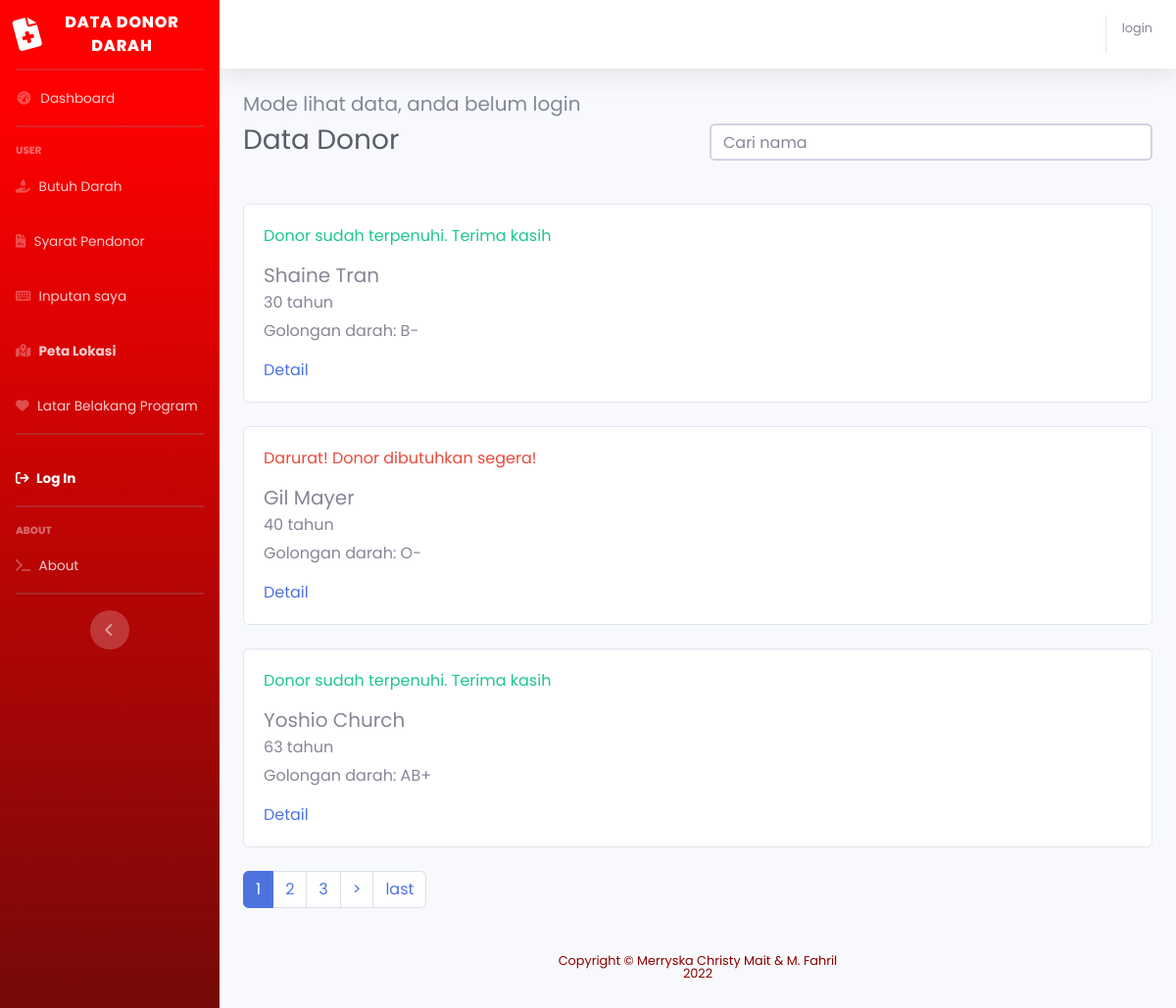
The app's page /index.php/user with its own data.
### tables this page shows
CREATE TABLE `didonor` (
  `id` int(11) NOT NULL,
  `id_account` int(11) DEFAULT NULL,
  `nama` varchar(100) DEFAULT NULL,
  `alamat` varchar(128) DEFAULT NULL,
  `umur` int(3) DEFAULT NULL,
  `goldar` varchar(5) DEFAULT NULL,
  `banyak_kantong` int(11) NOT NULL,
  `urgent` int(11) DEFAULT NULL,
  `done` int(11) NOT NULL,
  `waktu` varchar(128) NOT NULL
);

### index.php (called while the page is built, shortened)
<?php
require_once BASEPATH.'core/CodeIgniter.php';

### application/models/Authen.php (called while the page is built, shortened)
<?php
class Authen extends CI_Model
{
    public function getTheDonor($limit, $start)
    {
        $query = $this->db->get('didonor', $limit, $start)->result_array();
        return $query;
    }
}

### application/views/user/index.php (the view, shortened to what this page needs)
<?php $this->load->view('template/header');
$this->load->view('template/topbar_sidebar');
?>
<div class="container-fluid">
    <?php if (
        $this->session->userdata('email') == ''
    ) {
    ?>
        <h5>Mode lihat data, anda belum login</h5>
    <?php
    }
    ?>
    <form action="<?= base_url('user/index') ?>" method="get">
        <div class="row">
            <div class="col-lg-4">
                <h1 class="h3 mb-4 text-gray-800">Data Donor</h1>
            </div>
            <div class="col-lg-2">
            </div>
            <div class="col-lg-6">
                <div class="search-bar">
                    <form class="d-lg-flex">
                        <input class="form-control border-2 col" type="text" name="cari_data" id="cari_data" placeholder="Cari nama">
                    </form>
                </div>
            </div>
        </div>
    </form><br>
    <?php
    foreach ((!empty($_GET['cari_data']) ? $hasil : $donor) as $didonor) {
    ?>
        <div class="card">
            <div class="card-body">
                <?php if ($didonor['urgent'] == '1') {
                    if ($didonor['done'] == '1') { ?>
                        <p class="text-success">Donor sudah terpenuhi. Terima kasih</p>
                    <?php } else { ?>
                        <p class="text-danger">Darurat! Donor dibutuhkan segera!</p>
                    <?php }
                } else {
                    if ($didonor['done'] == '1') { ?>
                        <p class="text-success">Donor sudah terpenuhi. Terima kasih</p>
                <?php }
                } ?>
                <h5 class="card-title"><?= $didonor['nama'] ?></h5>
                <h6 class="card-subtitle mb-2 text-muted"><?= $didonor['umur'] . ' tahun' ?></h6>
                <p class="card-text"><?= "Golongan darah: " . $didonor['goldar'] ?></p>
                <a href="<?= base_url('user/detail/' . $didonor['id']) ?>" class="card-link">Detail</a><br>
            </div>
        </div> <br>
    <?php $no = $no + 1;
    } ?><center><?php
                if (!isset($hasil)) {
                    echo $this->pagination->create_links();
                } ?></center>
</div>
</div>
<?php $this->load->view('template/footer_side');
?>

### application/controllers/User.php (shortened to what this page needs)
<?php
class User extends CI_Controller
{
    public function __construct()
    {
        $this->load->model('Authen');
    }
    public function index()
    {
        $data['user'] = $this->Authen->login(
            $this->session->userdata('email')
        );
        $this->load->library('pagination');
        $config['per_page'] = 3;
        $config['full_tag_open'] = '
            <ul class="pagination">';
        $config['full_tag_close'] = '  </ul>';
        $config['last_tag_open'] = '<li class="page-item">';
        $config['last_tag_close'] = '</li>';
        $config['cur_tag_open'] = '<li class="page-item active"><a class="page-link">';
        $config['cur_tag_close'] = '</a></li>';
        $config['num_tag_open'] = '<li class="page-item">';
        $config['num_tag_close'] = '</li>';
        $data['start'] = $this->uri->segment(3);
        $data['donor'] = $this->Authen->getTheDonor($config['per_page'], $data['start']);
        $data['title'] = 'Input data penerima donor';
        $this->load->view('user/index', $data);
    }
}

### application/views/template/header.php (shortened to what this page needs)
<!DOCTYPE html>
<html lang="en">
<head>
    <link href="<?=base_url();?>asset/ui/vendor/fontawesome/css/all.min.css" rel="stylesheet" type="text/css">
    <link href="https://cdn.jsdelivr.net/npm/bootstrap@5.1.3/dist/css/bootstrap.min.css" rel="stylesheet">
    <link href="<?=base_url();?>asset/ui/css/sb-admin-2.css" rel="stylesheet">
</head>
<body id="page-top">

### application/views/template/topbar_sidebar.php (shortened to what this page needs)
<div id="wrapper">
    <ul class="navbar-nav bg-gradient-primary sidebar sidebar-dark accordion" id="accordionSidebar">
        <a class="sidebar-brand d-flex align-items-center justify-content-center" href="<?=
                                                                                        $this->session->userdata('role_id') == 1 ? base_url('admin/index') : base_url('user/index');
                                                                                        ?>">
            <div class="sidebar-brand-icon rotate-n-15">
                <i class="fa-solid fa-file-medical"></i>
            </div>
            <div class="judul sidebar-brand-text mx-3">Data Donor Darah</div>
        </a>
        <hr class="sidebar-divider my-0">
        <li class="nav-item">
            <a class="nav-link" href="<?=
                                        $this->session->userdata('role_id') == 1 ? base_url('admin/index') : base_url('user/index');
                                        ?>">
                <i class="fas fa-fw fa-tachometer-alt"></i>
                <span>Dashboard</span></a>
        </li>
        <hr class="sidebar-divider">
        <?php if (
            $this->session->userdata('role_id') == 2
        ) { ?>
            <div class="sidebar-heading">
                User
            </div>
            <li class="nav-item">
                <a class="nav-link collapsed" href="<?= base_url('user/butuh_darah') ?>" aria-expanded="true" aria-controls="collapseTwo">
                    <i class="fa-solid fa-hand-holding-droplet"></i>
                    <span>Butuh Darah</span>
                </a>
            </li>
        <?php } else if (
            $this->session->userdata('role_id') == null
        ) { ?>
            <div class="sidebar-heading">
                User
            </div>
            <li class="nav-item">
                <a class="nav-link collapsed" href="<?= base_url('user/butuh_darah') ?>" aria-expanded="true" aria-controls="collapseTwo">
                    <i class="fa-solid fa-hand-holding-droplet"></i>
                    <span>Butuh Darah</span>
                </a>
            </li>
        <?php } ?>
        <li class="nav-item">
            <a class="nav-link collapsed" href="<?= base_url('user/syarat_donor') ?>" aria-expanded="true" aria-controls="collapseUtilities">
                <i class="fa-solid fa-file-contract"></i>
                <span>Syarat Pendonor</span>
            </a>
        </li>
        <li class="nav-item">
            <a class="nav-link collapsed" href="<?= base_url('user/inputanSaya') ?>" aria-expanded="true" aria-controls="collapseUtilities">
                <i class="fa-solid fa-keyboard"></i>
                <span>Inputan saya</span>
            </a>
        </li>
        <li class="nav-item">
            <a class="nav-link collapsed" href="<?= base_url('user/map') ?>" aria-expanded="true" aria-controls="collapseUtilities">
                <i class="fa-solid fa-map-location-dot"></i>
                <span> <b> Peta Lokasi </b> </span>
            </a>
        </li>
        <li class="nav-item">
            <a class="nav-link collapsed" href="<?= base_url('user/latar_belakang') ?>" aria-expanded="true" aria-controls="collapseUtilities">
                <i class="fa-solid fa-heart"></i>
                <span>Latar Belakang Program</span>
            </a>
        </li>
        <hr class="sidebar-divider">
        <?php if ($this->session->userdata('email') == '') { ?>
            <li class="nav-item active">
                <a class="nav-link" href="<?= base_url('auth/login') ?>" aria-expanded="true" aria-controls="collapsePages">
                    <i class="fa-solid fa-arrow-right-from-bracket"></i>
                    <span>Log In</span>
                </a>
            </li>
        <?php } ?>
        <hr class="sidebar-divider d-none d-md-block">
        <div class="sidebar-heading">
            About
        </div>
        <li class="nav-item">
            <a class="nav-link" href="<?= base_url('user/about_dev') ?>" aria-expanded="true" aria-controls="collapsePages">
                <i class="fa-solid fa-terminal"></i>
                <span>About</span>
            </a>
        </li>
        <hr class="sidebar-divider d-none d-md-block">
        <div class="text-center d-none d-md-inline">
            <button class="rounded-circle border-0" id="sidebarToggle"></button>
        </div>
    </ul>
    <div id="content-wrapper" class="d-flex flex-column">
        <div id="content">
            <nav class="navbar navbar-expand navbar-light bg-white topbar mb-4 static-top shadow">
                <ul class="navbar-nav ml-auto">
                    <li class="nav-item dropdown no-arrow">
                        <?php if (isset($user['name'])) { ?>
                            <a class="nav-link dropdown-toggle" href="#" id="userDropdown" role="button" data-toggle="dropdown" aria-haspopup="true" aria-expanded="false">
                                <span class="mr-2 d-none d-lg-inline text-gray-600"><?= $user['name'] ?></span>
                                <img class="img-profile rounded-circle" src="<?= base_url('asset/ui/img/') . $user['profile_pic'] ?>">
                            <?php } else { ?>
                                <a style="text-decoration:none" href="<?= base_url('auth/login') ?>">
                                    <span class="mr-2 d-none d-lg-inline text-gray-600 small">
                                        <?= 'login' ?></span></a>
                            <?php } ?>
                    </li>
                </ul>
            </nav>

### application/views/template/footer_side.php (shortened to what this page needs)
<footer class="sticky-footer">
    <div class="container my-auto">
        <div class="copyright text-center my-auto">
            <span style="color:darkred;">Copyright &copy; Merryska Christy Mait & M. Fahril<br>2022</span>
        </div>
    </div>
</footer>
</div>
</div>
</body>
</html>

### records on screen
didonor: urgent "Donor sudah terpenuhi. Terima kasih", nama "Shaine Tran", umur "30", goldar "B-"
didonor: urgent "Darurat! Donor dibutuhkan segera!", nama "Gil Mayer", umur "40", goldar "O-"
didonor: urgent "Donor sudah terpenuhi. Terima kasih", nama "Yoshio Church", umur "63", goldar "AB+"

### other values on screen
$this->pagination->create_links() "1 2 3 > last"
